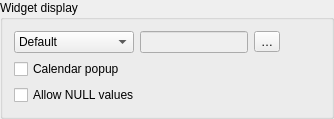
    <widget class="QGroupBox" name="groupBox">
     <property name="title">
      <string>Widget display</string>
     </property>
     <layout class="QGridLayout" name="gridLayout_2">
      <item row="0" column="3">
       <spacer name="horizontalSpacer_2">
        <property name="orientation">
         <enum>Qt::Horizontal</enum>
        </property>
        <property name="sizeHint" stdset="0">
         <size>
          <width>40</width>
          <height>20</height>
         </size>
        </property>
       </spacer>
      </item>
      <item row="0" column="1">
       <widget class="QLineEdit" name="mDisplayFormatEdit">
        <property name="enabled">
         <bool>false</bool>
        </property>
       </widget>
      </item>
      <item row="0" column="0">
       <widget class="QComboBox" name="mDisplayFormatComboBox">
        <property name="minimumSize">
         <size>
          <width>120</width>
          <height>0</height>
         </size>
        </property>
        <property name="sizeAdjustPolicy">
         <enum>QComboBox::AdjustToContents</enum>
        </property>
        <item>
         <property name="text">
          <string>Default</string>
         </property>
        </item>
        <item>
         <property name="text">
          <string>Custom</string>
         </property>
        </item>
       </widget>
      </item>
      <item row="0" column="2">
       <widget class="QToolButton" name="mDisplayHelpToolButton">
        <property name="text">
         <string>…</string>
        </property>
        <property name="icon">
         <iconset resource="../../../images/images.qrc">
          <normaloff>:/images/themes/default/mActionHelpContents.svg</normaloff>:/images/themes/default/mActionHelpContents.svg</iconset>
        </property>
        <property name="checkable">
         <bool>true</bool>
        </property>
        <property name="checked">
         <bool>false</bool>
        </property>
       </widget>
      </item>
      <item row="1" column="0" colspan="2">
       <widget class="QCheckBox" name="mCalendarPopupCheckBox">
        <property name="layoutDirection">
         <enum>Qt::LeftToRight</enum>
        </property>
        <property name="text">
         <string>Calendar popup</string>
        </property>
       </widget>
      </item>
      <item row="2" column="0" colspan="2">
       <widget class="QCheckBox" name="mAllowNullCheckBox">
        <property name="text">
         <string>Allow NULL values</string>
        </property>
       </widget>
      </item>
     </layout>
    </widget>
